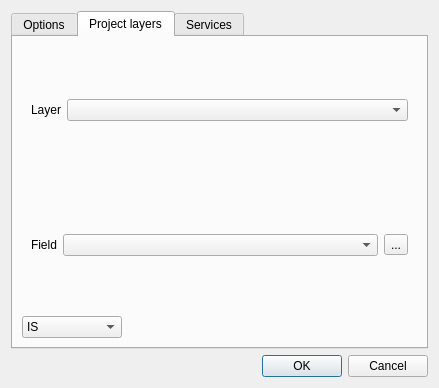
<?xml version="1.0" encoding="UTF-8"?>
<ui version="4.0">
 <class>Settings</class>
 <widget class="QDialog" name="Settings">
  <property name="geometry">
   <rect>
    <x>0</x>
    <y>0</y>
    <width>439</width>
    <height>388</height>
   </rect>
  </property>
  <property name="windowTitle">
   <string>Quick Finder - Settings</string>
  </property>
  <layout class="QVBoxLayout" name="verticalLayout">
   <item>
    <widget class="QTabWidget" name="tabWidget">
     <property name="currentIndex">
      <number>1</number>
     </property>
     <widget class="QWidget" name="tab_3">
      <attribute name="title">
       <string>Options</string>
      </attribute>
      <layout class="QFormLayout" name="formLayout">
       <item row="0" column="0">
        <widget class="QLabel" name="label_4">
         <property name="text">
          <string>Dock area</string>
         </property>
        </widget>
       </item>
       <item row="0" column="1">
        <widget class="QComboBox" name="dockArea">
         <item>
          <property name="text">
           <string>left</string>
          </property>
         </item>
         <item>
          <property name="text">
           <string>right</string>
          </property>
         </item>
        </widget>
       </item>
      </layout>
     </widget>
     <widget class="QWidget" name="tab">
      <attribute name="title">
       <string>Project layers</string>
      </attribute>
      <layout class="QVBoxLayout" name="verticalLayout_2">
       <item>
        <widget class="QWidget" name="layerWidget" native="true">
         <layout class="QGridLayout" name="layerLayout">
          <item row="1" column="0">
           <widget class="QLabel" name="label">
            <property name="sizePolicy">
             <sizepolicy hsizetype="Minimum" vsizetype="Preferred">
              <horstretch>0</horstretch>
              <verstretch>0</verstretch>
             </sizepolicy>
            </property>
            <property name="text">
             <string>Layer</string>
            </property>
           </widget>
          </item>
          <item row="1" column="1">
           <widget class="QComboBox" name="layerId">
            <property name="sizePolicy">
             <sizepolicy hsizetype="MinimumExpanding" vsizetype="Fixed">
              <horstretch>0</horstretch>
              <verstretch>0</verstretch>
             </sizepolicy>
            </property>
            <property name="sizeAdjustPolicy">
             <enum>QComboBox::AdjustToContents</enum>
            </property>
           </widget>
          </item>
         </layout>
        </widget>
       </item>
       <item>
        <widget class="QWidget" name="fieldWidget" native="true">
         <property name="enabled">
          <bool>true</bool>
         </property>
         <layout class="QGridLayout" name="fieldLayout">
          <item row="0" column="3">
           <widget class="QToolButton" name="expressionButton">
            <property name="enabled">
             <bool>true</bool>
            </property>
            <property name="text">
             <string>...</string>
            </property>
            <property name="icon">
             <iconset resource="../resources.qrc">
              <normaloff>:/plugins/quickfinder/icons/expression.svg</normaloff>:/plugins/quickfinder/icons/expression.svg</iconset>
            </property>
           </widget>
          </item>
          <item row="0" column="2">
           <widget class="QComboBox" name="fieldName">
            <property name="enabled">
             <bool>true</bool>
            </property>
            <property name="sizePolicy">
             <sizepolicy hsizetype="MinimumExpanding" vsizetype="Fixed">
              <horstretch>0</horstretch>
              <verstretch>0</verstretch>
             </sizepolicy>
            </property>
            <property name="sizeAdjustPolicy">
             <enum>QComboBox::AdjustToContents</enum>
            </property>
           </widget>
          </item>
          <item row="0" column="1">
           <widget class="QLabel" name="label_">
            <property name="text">
             <string>Field</string>
            </property>
           </widget>
          </item>
         </layout>
        </widget>
       </item>
       <item>
        <widget class="QComboBox" name="operator_2">
         <property name="enabled">
          <bool>true</bool>
         </property>
         <property name="sizePolicy">
          <sizepolicy hsizetype="Minimum" vsizetype="Fixed">
           <horstretch>0</horstretch>
           <verstretch>0</verstretch>
          </sizepolicy>
         </property>
         <property name="minimumSize">
          <size>
           <width>100</width>
           <height>0</height>
          </size>
         </property>
         <property name="maximumSize">
          <size>
           <width>50</width>
           <height>16777215</height>
          </size>
         </property>
         <property name="sizeAdjustPolicy">
          <enum>QComboBox::AdjustToContents</enum>
         </property>
         <item>
          <property name="text">
           <string>IS</string>
          </property>
         </item>
         <item>
          <property name="text">
           <string>=   [numeric]</string>
          </property>
         </item>
         <item>
          <property name="text">
           <string>&lt;= [numeric]</string>
          </property>
         </item>
         <item>
          <property name="text">
           <string>&gt;= [numeric]</string>
          </property>
         </item>
         <item>
          <property name="text">
           <string>&lt;   [numeric]</string>
          </property>
         </item>
         <item>
          <property name="text">
           <string>&gt;   [numeric]</string>
          </property>
         </item>
         <item>
          <property name="text">
           <string>LIKE [text]</string>
          </property>
         </item>
        </widget>
       </item>
      </layout>
     </widget>
     <widget class="QWidget" name="tab_2">
      <attribute name="title">
       <string>Services</string>
      </attribute>
     </widget>
    </widget>
   </item>
   <item>
    <widget class="QDialogButtonBox" name="buttonBox">
     <property name="orientation">
      <enum>Qt::Horizontal</enum>
     </property>
     <property name="standardButtons">
      <set>QDialogButtonBox::Cancel|QDialogButtonBox::Ok</set>
     </property>
    </widget>
   </item>
  </layout>
 </widget>
 <resources>
  <include location="../resources.qrc"/>
 </resources>
 <connections>
  <connection>
   <sender>buttonBox</sender>
   <signal>accepted()</signal>
   <receiver>Settings</receiver>
   <slot>accept()</slot>
   <hints>
    <hint type="sourcelabel">
     <x>236</x>
     <y>241</y>
    </hint>
    <hint type="destinationlabel">
     <x>157</x>
     <y>166</y>
    </hint>
   </hints>
  </connection>
  <connection>
   <sender>buttonBox</sender>
   <signal>rejected()</signal>
   <receiver>Settings</receiver>
   <slot>reject()</slot>
   <hints>
    <hint type="sourcelabel">
     <x>257</x>
     <y>241</y>
    </hint>
    <hint type="destinationlabel">
     <x>257</x>
     <y>166</y>
    </hint>
   </hints>
  </connection>
 </connections>
</ui>
